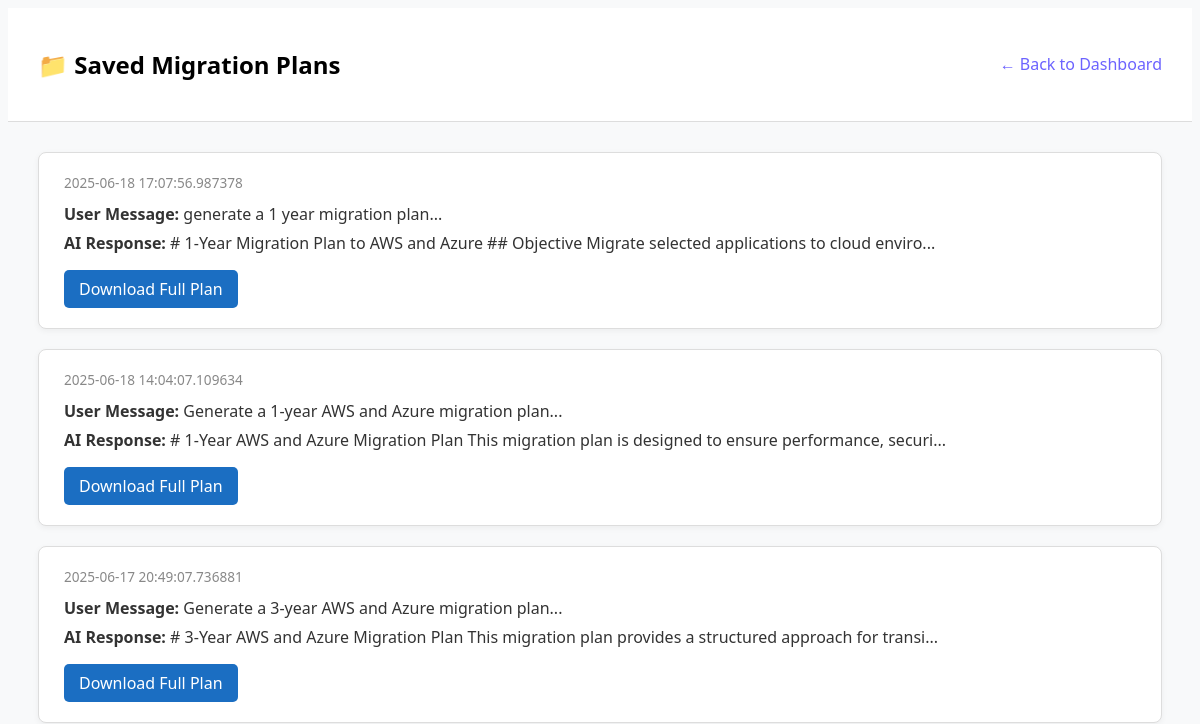
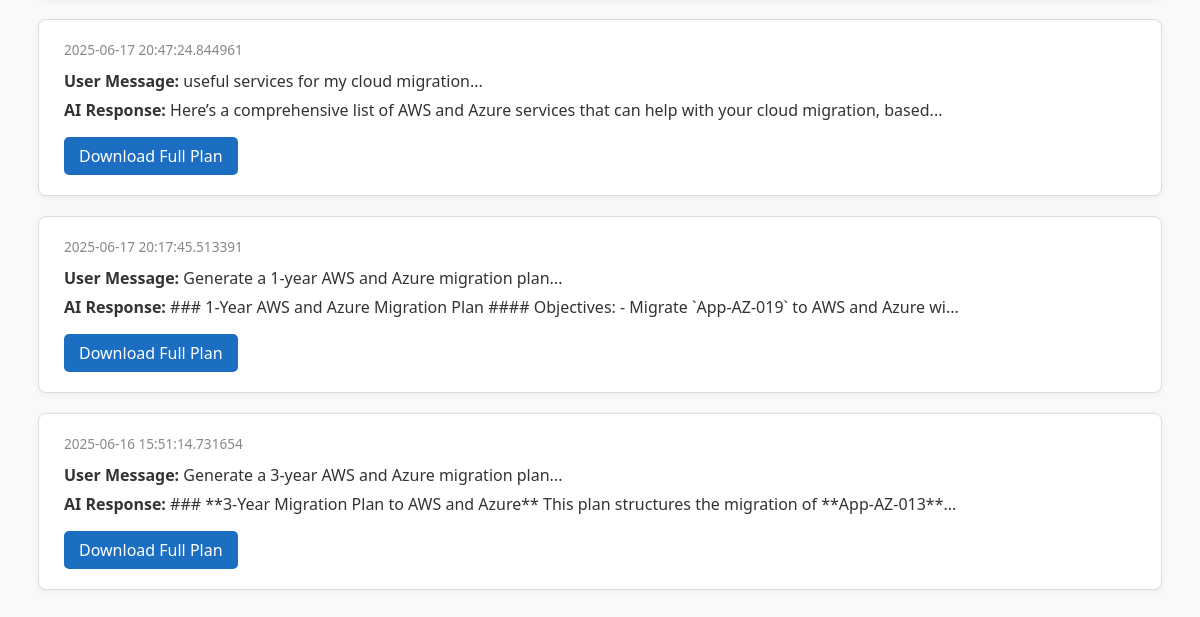
The app's page /plans, older data (2 pictures, top to bottom).
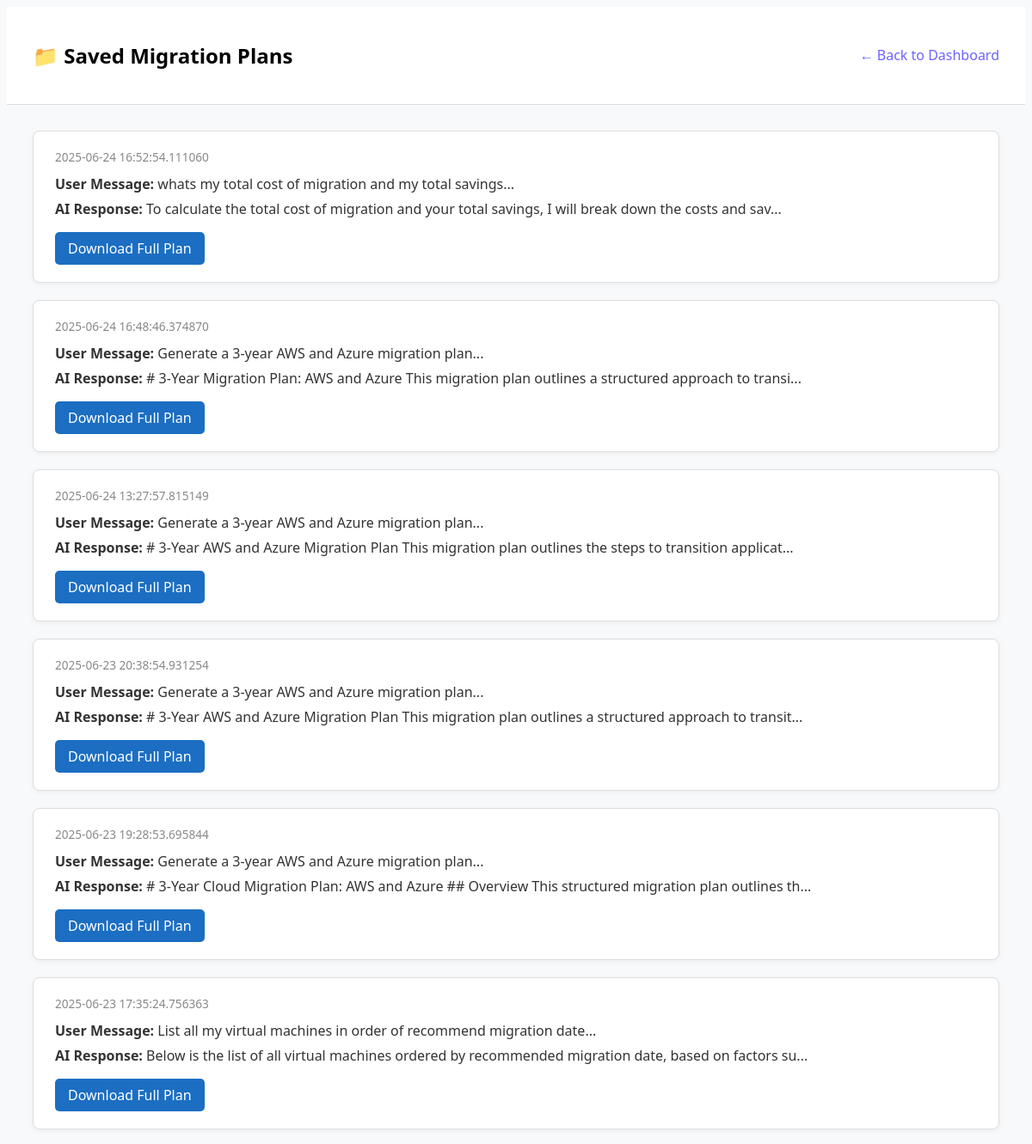
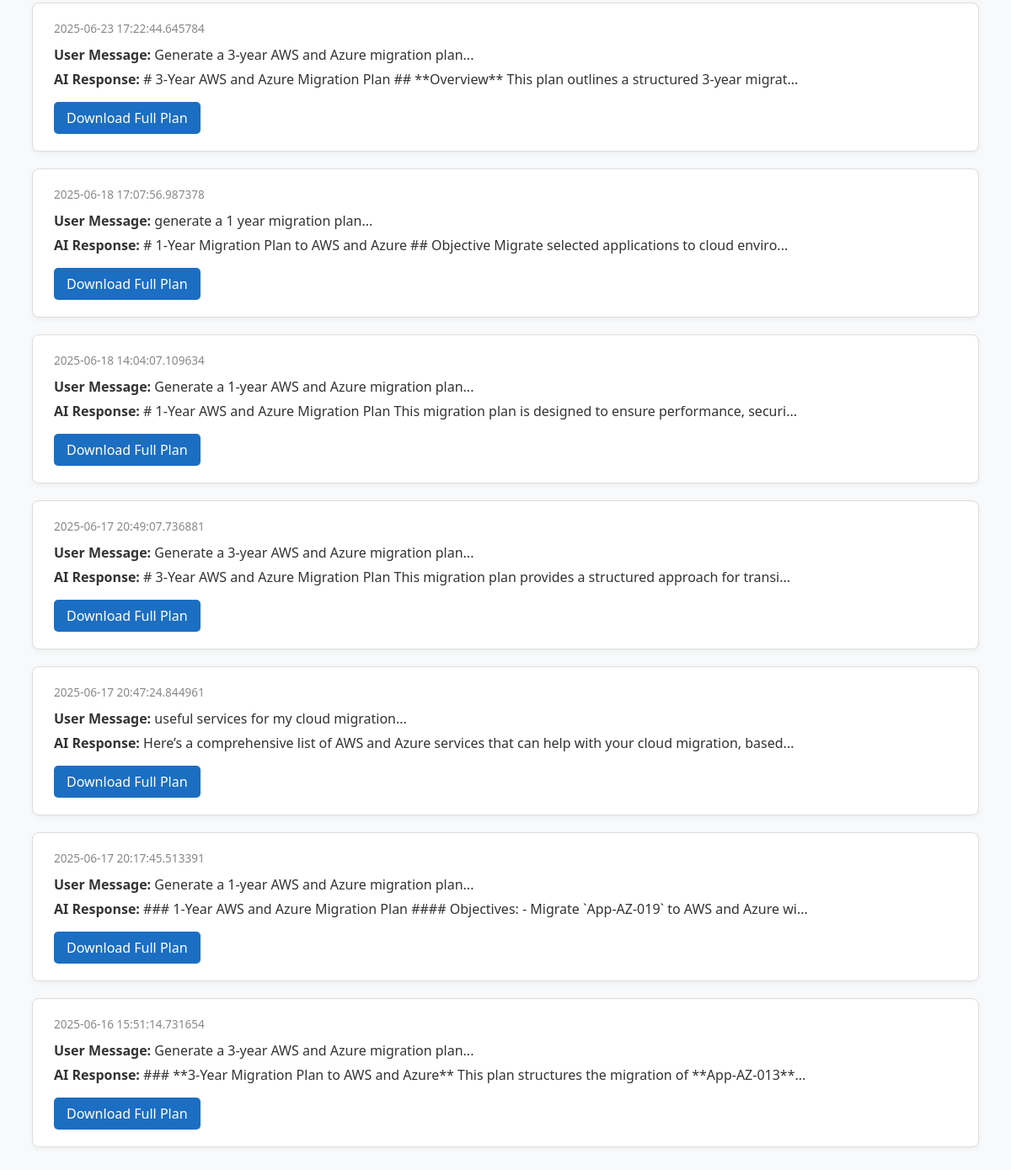
The same page, newer data (2 pictures, top to bottom).
### models.py (models this page shows)
class ChatHistory(Base):
    __tablename__ = "chat_history"
    id = Column(Integer, primary_key=True)
    session_id = Column(String(64))  # Unique identifier per chat session
    user_input = Column(Text)
    ai_response = Column(Text)
    timestamp = Column(DateTime, default=datetime.utcnow)

### app.py (the view)
@app.route("/plans")
def list_plans():
    keywords = ["migration", "plan"]
    db_session = SessionLocal()
    filters = [ChatHistory.user_input.ilike(f"%{kw}%") for kw in keywords]
    plans = db_session.query(ChatHistory)\
        .filter(or_(*filters))\
        .order_by(ChatHistory.timestamp.desc())\
        .all()
    db_session.close()
    return render_template("plans.html", plans=plans)

### templates/plans.html (shortened to what this page needs)
<!DOCTYPE html>
<html lang="en">
<head>
</head>
<body>
      <header>
<div class="plans-header">
  <h2>📁 Saved Migration Plans</h2>
  <a href="/" class="back-link">← Back to Dashboard</a>
</div>
<div class="plan-list">
  {% for plan in plans %}
  <div class="plan-card">
    <div class="plan-meta">
      <span> {{ plan.timestamp }}</span>
    </div>
    <div class="plan-content">
      <p><strong> User Message:</strong> {{ plan.user_input[:80] }}...</p>
      <p><strong> AI Response:</strong> {{ plan.ai_response[:100] }}...</p>
    </div>
    <div class="plan-actions">
      <a href="/plans/{{ plan.id }}" class="btn-download">
         Download Full Plan
      </a>
    </div>
  </div>
  {% endfor %}
</div>
</body>
</html>

### templates/plans.html (style rules this page uses)
body { font-family: "Segoe UI", sans-serif; background: #f8f9fa; }
.plans-header { display: flex; justify-content: space-between; align-items: center; background: #fff; padding: 20px 30px; border-bottom: 1px solid #ddd; }
.plan-list { padding: 30px; }
.plan-card { background: #fff; border: 1px solid #ddd; border-radius: 8px; padding: 20px 25px; margin-bottom: 20px; box-shadow: 0 2px 6px rgba(0, 0, 0, 0.05); }
.plan-meta { font-size: 0.85rem; color: #888; margin-bottom: 10px; }
.plan-content p { margin: 5px 0; color: #333; line-height: 1.5; }
.btn-download { display: inline-block; margin-top: 10px; background-color: #1b6ec2; color: white; padding: 8px 15px; border-radius: 5px; text-decoration: none; font-weight: 500; transition: background 0.2s ease; }
.back-link { color: #6c63ff; font-weight: 500; text-decoration: none; }

Row changes from the older to the newer data that the page shows:
added ChatHistory: timestamp "2025-06-24 16:52:54.111060", user_input "whats my total cost of migration and my total savings", ai_response "To calculate the total cost of migration and your total savings, I will break down the costs and sav"
added ChatHistory: timestamp "2025-06-24 16:48:46.374870", user_input "Generate a 3-year AWS and Azure migration plan", ai_response "# 3-Year Migration Plan: AWS and Azure This migration plan outlines a structured approach to transi"
added ChatHistory: timestamp "2025-06-24 13:27:57.815149", user_input "Generate a 3-year AWS and Azure migration plan", ai_response "# 3-Year AWS and Azure Migration Plan This migration plan outlines the steps to transition applicat"
added ChatHistory: timestamp "2025-06-23 20:38:54.931254", user_input "Generate a 3-year AWS and Azure migration plan", ai_response "# 3-Year AWS and Azure Migration Plan This migration plan outlines a structured approach to transit"
added ChatHistory: timestamp "2025-06-23 19:28:53.695844", user_input "Generate a 3-year AWS and Azure migration plan", ai_response "# 3-Year Cloud Migration Plan: AWS and Azure ## Overview This structured migration plan outlines th"
added ChatHistory: timestamp "2025-06-23 17:35:24.756363", user_input "List all my virtual machines in order of recommend migration date", ai_response "Below is the list of all virtual machines ordered by recommended migration date, based on factors su"
added ChatHistory: timestamp "2025-06-23 17:22:44.645784", user_input "Generate a 3-year AWS and Azure migration plan", ai_response "# 3-Year AWS and Azure Migration Plan ## **Overview** This plan outlines a structured 3-year migrat"
